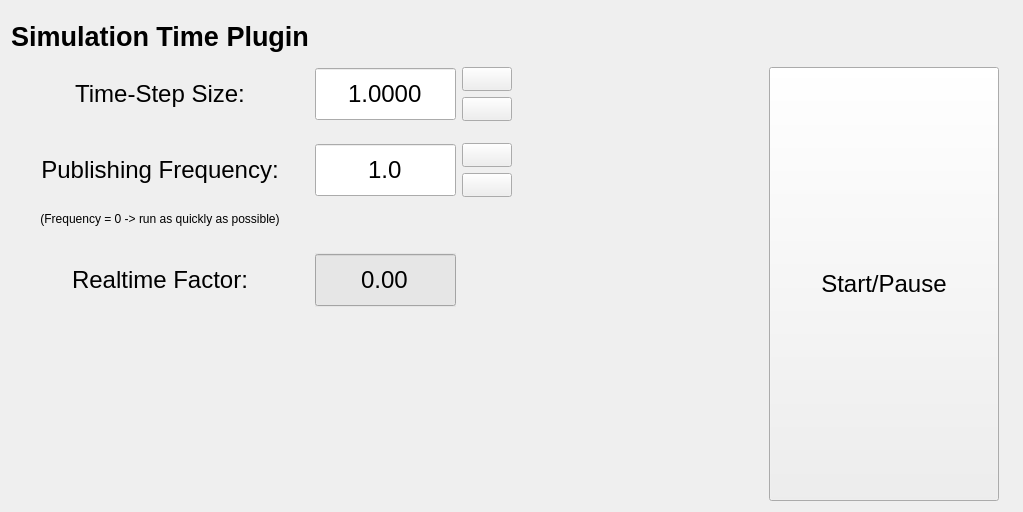
<?xml version="1.0" encoding="UTF-8"?>
<ui version="4.0">
 <class>ServiceCallerWidget</class>
 <widget class="QWidget" name="ServiceCallerWidget">
  <property name="geometry">
   <rect>
    <x>0</x>
    <y>0</y>
    <width>1023</width>
    <height>512</height>
   </rect>
  </property>
  <property name="minimumSize">
   <size>
    <width>0</width>
    <height>0</height>
   </size>
  </property>
  <property name="windowTitle">
   <string>Simulation Time Panel</string>
  </property>
  <property name="windowIcon">
   <iconset theme="time">
    <normaloff>.</normaloff>.</iconset>
  </property>
  <layout class="QVBoxLayout" name="verticalLayout_3" stretch="0">
   <item>
    <layout class="QHBoxLayout" name="horizontalLayout">
     <item>
      <layout class="QGridLayout" name="gridLayout">
       <item row="3" column="0">
        <spacer name="verticalSpacer_2">
         <property name="orientation">
          <enum>Qt::Vertical</enum>
         </property>
         <property name="sizeType">
          <enum>QSizePolicy::Minimum</enum>
         </property>
         <property name="sizeHint" stdset="0">
          <size>
           <width>5</width>
           <height>10</height>
          </size>
         </property>
        </spacer>
       </item>
       <item row="4" column="0" rowspan="2">
        <widget class="QLabel" name="label_4">
         <property name="font">
          <font>
           <pointsize>18</pointsize>
          </font>
         </property>
         <property name="text">
          <string>Publishing Frequency:</string>
         </property>
         <property name="alignment">
          <set>Qt::AlignCenter</set>
         </property>
        </widget>
       </item>
       <item row="4" column="2">
        <widget class="QPushButton" name="increase_pFreq">
         <property name="minimumSize">
          <size>
           <width>50</width>
           <height>24</height>
          </size>
         </property>
         <property name="cursor">
          <cursorShape>PointingHandCursor</cursorShape>
         </property>
         <property name="text">
          <string/>
         </property>
         <property name="icon">
          <iconset theme="go-up">
           <normaloff>.</normaloff>.</iconset>
         </property>
        </widget>
       </item>
       <item row="5" column="2">
        <widget class="QPushButton" name="decrease_pFreq">
         <property name="minimumSize">
          <size>
           <width>50</width>
           <height>24</height>
          </size>
         </property>
         <property name="cursor">
          <cursorShape>PointingHandCursor</cursorShape>
         </property>
         <property name="text">
          <string/>
         </property>
         <property name="icon">
          <iconset theme="go-down">
           <normaloff>.</normaloff>.</iconset>
         </property>
        </widget>
       </item>
       <item row="1" column="0" rowspan="2">
        <widget class="QLabel" name="label_2">
         <property name="font">
          <font>
           <pointsize>18</pointsize>
          </font>
         </property>
         <property name="text">
          <string>Time-Step Size:</string>
         </property>
         <property name="alignment">
          <set>Qt::AlignCenter</set>
         </property>
        </widget>
       </item>
       <item row="0" column="1">
        <spacer name="horizontalSpacer_2">
         <property name="orientation">
          <enum>Qt::Horizontal</enum>
         </property>
         <property name="sizeType">
          <enum>QSizePolicy::Minimum</enum>
         </property>
         <property name="sizeHint" stdset="0">
          <size>
           <width>130</width>
           <height>20</height>
          </size>
         </property>
        </spacer>
       </item>
       <item row="1" column="2">
        <widget class="QPushButton" name="increase_dt">
         <property name="sizePolicy">
          <sizepolicy hsizetype="Minimum" vsizetype="Fixed">
           <horstretch>0</horstretch>
           <verstretch>0</verstretch>
          </sizepolicy>
         </property>
         <property name="minimumSize">
          <size>
           <width>50</width>
           <height>24</height>
          </size>
         </property>
         <property name="cursor">
          <cursorShape>PointingHandCursor</cursorShape>
         </property>
         <property name="layoutDirection">
          <enum>Qt::LeftToRight</enum>
         </property>
         <property name="autoFillBackground">
          <bool>false</bool>
         </property>
         <property name="text">
          <string/>
         </property>
         <property name="icon">
          <iconset theme="go-up">
           <normaloff>.</normaloff>.</iconset>
         </property>
         <property name="autoDefault">
          <bool>false</bool>
         </property>
         <property name="default">
          <bool>false</bool>
         </property>
         <property name="flat">
          <bool>false</bool>
         </property>
        </widget>
       </item>
       <item row="10" column="0">
        <spacer name="verticalSpacer">
         <property name="orientation">
          <enum>Qt::Vertical</enum>
         </property>
         <property name="sizeType">
          <enum>QSizePolicy::Preferred</enum>
         </property>
         <property name="sizeHint" stdset="0">
          <size>
           <width>20</width>
           <height>400</height>
          </size>
         </property>
        </spacer>
       </item>
       <item row="0" column="3">
        <spacer name="horizontalSpacer">
         <property name="orientation">
          <enum>Qt::Horizontal</enum>
         </property>
         <property name="sizeType">
          <enum>QSizePolicy::MinimumExpanding</enum>
         </property>
         <property name="sizeHint" stdset="0">
          <size>
           <width>50</width>
           <height>20</height>
          </size>
         </property>
        </spacer>
       </item>
       <item row="0" column="0">
        <widget class="QLabel" name="label_3">
         <property name="minimumSize">
          <size>
           <width>0</width>
           <height>50</height>
          </size>
         </property>
         <property name="font">
          <font>
           <pointsize>20</pointsize>
           <weight>75</weight>
           <bold>true</bold>
          </font>
         </property>
         <property name="frameShape">
          <enum>QFrame::NoFrame</enum>
         </property>
         <property name="frameShadow">
          <enum>QFrame::Plain</enum>
         </property>
         <property name="text">
          <string>Simulation Time Plugin</string>
         </property>
         <property name="textFormat">
          <enum>Qt::AutoText</enum>
         </property>
         <property name="alignment">
          <set>Qt::AlignCenter</set>
         </property>
        </widget>
       </item>
       <item row="2" column="2">
        <widget class="QPushButton" name="decrease_dt">
         <property name="minimumSize">
          <size>
           <width>50</width>
           <height>24</height>
          </size>
         </property>
         <property name="cursor">
          <cursorShape>PointingHandCursor</cursorShape>
         </property>
         <property name="text">
          <string/>
         </property>
         <property name="icon">
          <iconset theme="go-down">
           <normaloff>.</normaloff>.</iconset>
         </property>
        </widget>
       </item>
       <item row="1" column="4" rowspan="10">
        <widget class="QPushButton" name="call_service_button">
         <property name="sizePolicy">
          <sizepolicy hsizetype="Preferred" vsizetype="Preferred">
           <horstretch>0</horstretch>
           <verstretch>0</verstretch>
          </sizepolicy>
         </property>
         <property name="minimumSize">
          <size>
           <width>230</width>
           <height>100</height>
          </size>
         </property>
         <property name="font">
          <font>
           <pointsize>18</pointsize>
          </font>
         </property>
         <property name="cursor">
          <cursorShape>PointingHandCursor</cursorShape>
         </property>
         <property name="mouseTracking">
          <bool>false</bool>
         </property>
         <property name="toolTip">
          <string>Start/Pause Simulation</string>
         </property>
         <property name="text">
          <string>Start/Pause</string>
         </property>
        </widget>
       </item>
       <item row="1" column="1" rowspan="2">
        <widget class="QDoubleSpinBox" name="dtSize_val_box">
         <property name="sizePolicy">
          <sizepolicy hsizetype="Minimum" vsizetype="Minimum">
           <horstretch>0</horstretch>
           <verstretch>0</verstretch>
          </sizepolicy>
         </property>
         <property name="minimumSize">
          <size>
           <width>100</width>
           <height>54</height>
          </size>
         </property>
         <property name="font">
          <font>
           <pointsize>18</pointsize>
          </font>
         </property>
         <property name="alignment">
          <set>Qt::AlignCenter</set>
         </property>
         <property name="buttonSymbols">
          <enum>QAbstractSpinBox::NoButtons</enum>
         </property>
         <property name="decimals">
          <number>4</number>
         </property>
         <property name="minimum">
          <double>0.000100000000000</double>
         </property>
         <property name="maximum">
          <double>10000.000000000000000</double>
         </property>
         <property name="value">
          <double>1.000000000000000</double>
         </property>
        </widget>
       </item>
       <item row="4" column="1" rowspan="2">
        <widget class="QDoubleSpinBox" name="PubFreq_val_box">
         <property name="sizePolicy">
          <sizepolicy hsizetype="Minimum" vsizetype="Minimum">
           <horstretch>0</horstretch>
           <verstretch>0</verstretch>
          </sizepolicy>
         </property>
         <property name="minimumSize">
          <size>
           <width>100</width>
           <height>54</height>
          </size>
         </property>
         <property name="font">
          <font>
           <pointsize>18</pointsize>
          </font>
         </property>
         <property name="alignment">
          <set>Qt::AlignCenter</set>
         </property>
         <property name="buttonSymbols">
          <enum>QAbstractSpinBox::NoButtons</enum>
         </property>
         <property name="decimals">
          <number>1</number>
         </property>
         <property name="minimum">
          <double>0.000000000000000</double>
         </property>
         <property name="maximum">
          <double>500.000000000000000</double>
         </property>
         <property name="value">
          <double>1.000000000000000</double>
         </property>
        </widget>
       </item>
       <item row="9" column="0">
        <widget class="QLabel" name="label_5">
         <property name="font">
          <font>
           <pointsize>18</pointsize>
          </font>
         </property>
         <property name="text">
          <string>Realtime Factor:</string>
         </property>
         <property name="alignment">
          <set>Qt::AlignCenter</set>
         </property>
        </widget>
       </item>
       <item row="9" column="1">
        <widget class="QDoubleSpinBox" name="RTF_val_box">
         <property name="sizePolicy">
          <sizepolicy hsizetype="Minimum" vsizetype="Minimum">
           <horstretch>0</horstretch>
           <verstretch>0</verstretch>
          </sizepolicy>
         </property>
         <property name="minimumSize">
          <size>
           <width>100</width>
           <height>54</height>
          </size>
         </property>
         <property name="font">
          <font>
           <pointsize>18</pointsize>
          </font>
         </property>
         <property name="autoFillBackground">
          <bool>true</bool>
         </property>
         <property name="styleSheet">
          <string notr="true">background-color: rgb(230, 230, 230)</string>
         </property>
         <property name="alignment">
          <set>Qt::AlignCenter</set>
         </property>
         <property name="readOnly">
          <bool>true</bool>
         </property>
         <property name="buttonSymbols">
          <enum>QAbstractSpinBox::NoButtons</enum>
         </property>
         <property name="decimals">
          <number>2</number>
         </property>
         <property name="maximum">
          <double>50000.000000000000000</double>
         </property>
        </widget>
       </item>
       <item row="6" column="0">
        <spacer name="verticalSpacer_3">
         <property name="orientation">
          <enum>Qt::Vertical</enum>
         </property>
         <property name="sizeType">
          <enum>QSizePolicy::Fixed</enum>
         </property>
         <property name="sizeHint" stdset="0">
          <size>
           <width>5</width>
           <height>3</height>
          </size>
         </property>
        </spacer>
       </item>
       <item row="7" column="0">
        <widget class="QLabel" name="label_6">
         <property name="font">
          <font>
           <pointsize>9</pointsize>
          </font>
         </property>
         <property name="text">
          <string>(Frequency = 0 -&gt; run as quickly as possible)</string>
         </property>
         <property name="alignment">
          <set>Qt::AlignCenter</set>
         </property>
        </widget>
       </item>
       <item row="8" column="0">
        <spacer name="verticalSpacer_4">
         <property name="orientation">
          <enum>Qt::Vertical</enum>
         </property>
         <property name="sizeType">
          <enum>QSizePolicy::MinimumExpanding</enum>
         </property>
         <property name="sizeHint" stdset="0">
          <size>
           <width>5</width>
           <height>15</height>
          </size>
         </property>
        </spacer>
       </item>
      </layout>
     </item>
     <item>
      <widget class="QLabel" name="label">
       <property name="sizePolicy">
        <sizepolicy hsizetype="Preferred" vsizetype="Preferred">
         <horstretch>0</horstretch>
         <verstretch>0</verstretch>
        </sizepolicy>
       </property>
       <property name="text">
        <string/>
       </property>
       <property name="alignment">
        <set>Qt::AlignLeading|Qt::AlignLeft|Qt::AlignVCenter</set>
       </property>
      </widget>
     </item>
    </layout>
   </item>
  </layout>
 </widget>
 <resources/>
 <connections/>
</ui>
